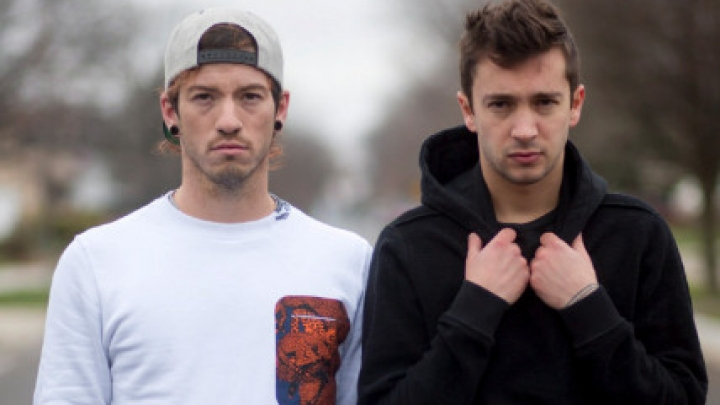
#> input picture administrador/entrada_imagenes/TOP_entrada.jpg, 720 x 405 px; its folder holds only this picture in this run
$ python -i interfaz_admin.py   (imports and definitions only)
#> lines starting #> are read from the running program, lines starting #| are printed output that depends on the picture; after the words box and inside, x2 and y2 are one past the last pixel; in counts of white or black regions, pixels touching at a corner belong together
### paquetes/funciones.py
import os
import cv2
import pandas as pd
import face_recognition
from datetime import datetime


def crear_carpeta(nombre):
    """Crear carpetas dentro del proyecto"""

    if not os.path.exists(nombre):
        os.mkdir(nombre)
        print("[+]Carpeta creada")


# [52 lines left out: functions codificar_datos, tomar_asistencia_entrada, tomar_asistencia_salida, not called in this run]

### administrador/interfaz_admin.py
import tkinter
from tkinter import filedialog
from PIL import ImageTk, Image
import os
import cv2
from paquetes.funciones import crear_carpeta

"""Funciones"""


# [43 lines left out: function extraer_rostros, not called in this run]


def reconocimiento_docente():
    """Reconocimiento individual de cada persona"""

    # --> Definir formatos compatibles
    ruta_imagen = filedialog.askopenfilename(filetypes=[
        ("image", ".jpeg"),
        ("image", ".png"),
        ("image", ".jpg")])
#> the answer given: entrada_imagenes/TOP_entrada.jpg

    # print(ruta_imagen)
    nombre_imagen = ruta_imagen.split("/")[-1].split(".")[0]
    # print(nombre_imagen)

    # --> Carpeta sino existe
    crear_carpeta("base_datos")

    # --> Detector facial
    clasificador_rostros = cv2.CascadeClassifier(cv2.data.haarcascades + "haarcascade_frontalface_default.xml")

    # print("\t-->", nombre_imagen)
    # -->Ruta de imagen
    imagen = cv2.imread(ruta_imagen)
#> imagen is the input picture: shape (405, 720, 3); mean B, G, R 116, 115.1, 123.3
    ver_imagen = cv2.imread(ruta_imagen)

    # --> Deteccion de rostros
    rostros = clasificador_rostros.detectMultiScale(imagen, 1.1, 5)
#> rostros = [[457, 55, 131, 131], [164, 48, 130, 130]]
    for (x, y, w, h) in rostros:
        # --> Comprobar deteccion de rostro
        cv2.rectangle(ver_imagen, (x, y), (x + w, y + h), (0, 255, 0), 2)
        # --> Rostro en base en ancho y alto
        rostro = imagen[y:y + h, x:x + w]
        # --> Redimencionar imagen a 200 px
        rostro = cv2.resize(rostro, (200, 200))

        # --> Guardar imagen en 'base_datos'
        cv2.imwrite("base_datos/" + str(nombre_imagen) + ".jpg", rostro)
        # count += 1

        # --> Ver imagenes
        cv2.imshow("Rostro", ver_imagen)
        cv2.waitKey(0)
#> this loop made 2 passes
#> pass 1, in reconocimiento_docente, `rostro = imagen[y:y + h, x:x + w]`:
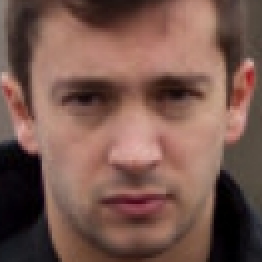
#> rostro: shape (131, 131, 3) (shown 2 times larger); mean B, G, R 78.2, 87.9, 120.9
#> pass 1, in reconocimiento_docente, `cv2.imshow("Rostro", ver_imagen)`:
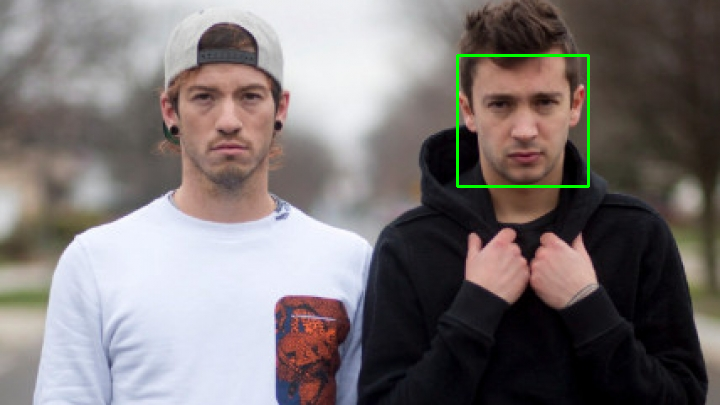
#> window 'Rostro': shape (405, 720, 3); mean B, G, R 115.7, 116.1, 122.9
#> pass 2, in reconocimiento_docente, `rostro = imagen[y:y + h, x:x + w]`:
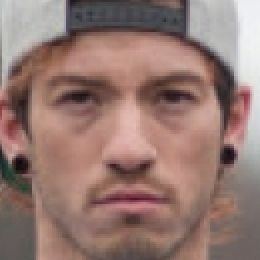
#> rostro: shape (130, 130, 3) (shown 2 times larger); mean B, G, R 113.9, 120.8, 149.2
#> after the loop:
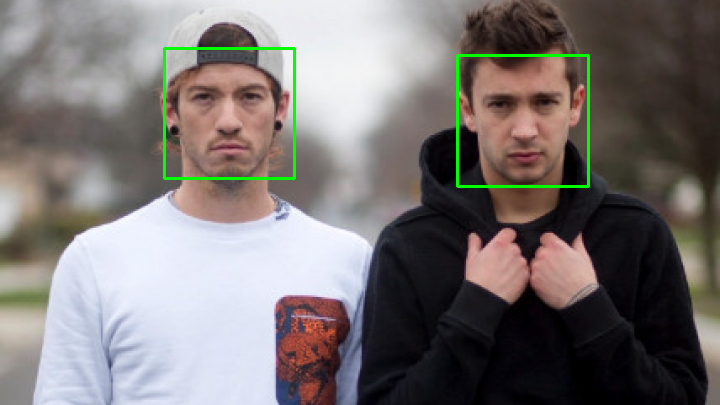
#> ver_imagen: shape (405, 720, 3); 1.07% of pixels changed, all inside (x1, y1, x2, y2) = (163, 47, 590, 188)

    print("[+]Proceso terminado")

    # --> Destruir ventanas creadas
    cv2.destroyAllWindows()


def revisar_asistencia():
    os.system("start EXCEL.EXE asistencia/asistencia.csv")


# --> Inicio de interfaz

"""Configuracion de ventana"""
# [5 lines not run here, left out]

"""Contenido de ventana"""

# --> Titulos
nombre_ventana = tkinter.Label(text="Administrador", bg="white", font="bold")

# --> Crear botones
# [2 lines that did not run here, left out]

# [2 lines that did not run here, left out]

# [2 lines that did not run here, left out]

# [1 line that did not run here, left out]

# --> Ubicar titulos en interfaz
# [13 lines not run here, left out]
# [1 line that did not run here, left out]
# [1 line not run here, left out]

"""Ejecutar ventana"""
# [1 line not run here, left out]

>>> result = reconocimiento_docente()

$ run again, on administrador/entrada_imagenes/uriel_entrada.jpeg
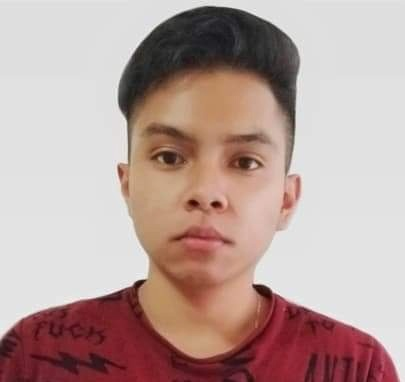
#> input picture administrador/entrada_imagenes/uriel_entrada.jpeg, 405 x 382 px
#> in reconocimiento_docente, imagen is the input picture: shape (382, 405, 3); mean B, G, R 156.1, 160.9, 185
#> rostros = [[104, 78, 206, 206]]
#> the loop in reconocimiento_docente, `for (x, y, w, h) in rostros:` made 1 pass
#> pass 1, in reconocimiento_docente, `rostro = imagen[y:y + h, x:x + w]`:
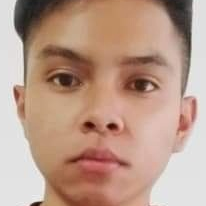
#> rostro: shape (206, 206, 3); mean B, G, R 137.9, 154.7, 186.8
#> pass 1, in reconocimiento_docente, `cv2.imshow("Rostro", ver_imagen)`:
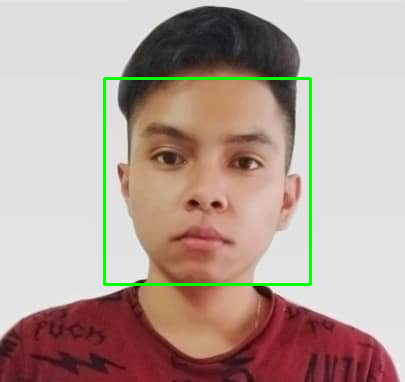
#> window 'Rostro': shape (382, 405, 3); mean B, G, R 153.4, 162.1, 181.9
